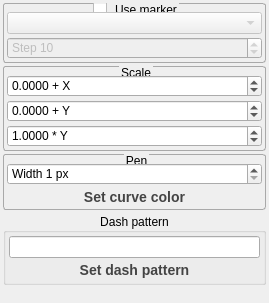
<?xml version="1.0" encoding="UTF-8"?>
<ui version="4.0">
 <class>CurveSettings</class>
 <widget class="QDialog" name="CurveSettings">
  <property name="geometry">
   <rect>
    <x>0</x>
    <y>0</y>
    <width>269</width>
    <height>303</height>
   </rect>
  </property>
  <property name="sizePolicy">
   <sizepolicy hsizetype="Preferred" vsizetype="Preferred">
    <horstretch>0</horstretch>
    <verstretch>0</verstretch>
   </sizepolicy>
  </property>
  <property name="maximumSize">
   <size>
    <width>16777215</width>
    <height>16777215</height>
   </size>
  </property>
  <property name="windowTitle">
   <string>Curve customization</string>
  </property>
  <property name="modal">
   <bool>true</bool>
  </property>
  <layout class="QVBoxLayout" name="verticalLayout">
   <property name="spacing">
    <number>3</number>
   </property>
   <property name="leftMargin">
    <number>3</number>
   </property>
   <property name="topMargin">
    <number>3</number>
   </property>
   <property name="rightMargin">
    <number>3</number>
   </property>
   <property name="bottomMargin">
    <number>3</number>
   </property>
   <item>
    <widget class="QGroupBox" name="symbol">
     <property name="styleSheet">
      <string notr="true">QGroupBox {
    border: 1px solid darkgray;
    border-radius: 3px;
    margin-top: 2ex; /* leave space at the top for the title */
}
QGroupBox::title {
    subcontrol-origin: margin;
    subcontrol-position: top center; /* position at the top center */
}</string>
     </property>
     <property name="title">
      <string>Use marker</string>
     </property>
     <property name="checkable">
      <bool>true</bool>
     </property>
     <property name="checked">
      <bool>false</bool>
     </property>
     <layout class="QVBoxLayout" name="verticalLayout_5">
      <property name="spacing">
       <number>3</number>
      </property>
      <property name="leftMargin">
       <number>3</number>
      </property>
      <property name="topMargin">
       <number>8</number>
      </property>
      <property name="rightMargin">
       <number>3</number>
      </property>
      <property name="bottomMargin">
       <number>3</number>
      </property>
      <item>
       <widget class="QComboBox" name="symbolType">
        <property name="sizePolicy">
         <sizepolicy hsizetype="Minimum" vsizetype="Fixed">
          <horstretch>0</horstretch>
          <verstretch>0</verstretch>
         </sizepolicy>
        </property>
        <property name="toolTip">
         <string>The marker type.</string>
        </property>
        <property name="whatsThis">
         <string>The marker type.</string>
        </property>
       </widget>
      </item>
      <item>
       <widget class="QSpinBox" name="step">
        <property name="toolTip">
         <string>The marker step.</string>
        </property>
        <property name="whatsThis">
         <string>The marker step.</string>
        </property>
        <property name="suffix">
         <string/>
        </property>
        <property name="prefix">
         <string>Step </string>
        </property>
        <property name="minimum">
         <number>1</number>
        </property>
        <property name="maximum">
         <number>1000</number>
        </property>
        <property name="singleStep">
         <number>10</number>
        </property>
        <property name="value">
         <number>10</number>
        </property>
       </widget>
      </item>
     </layout>
    </widget>
   </item>
   <item>
    <widget class="QGroupBox" name="groupBox_2">
     <property name="sizePolicy">
      <sizepolicy hsizetype="Preferred" vsizetype="Preferred">
       <horstretch>0</horstretch>
       <verstretch>0</verstretch>
      </sizepolicy>
     </property>
     <property name="toolTip">
      <string/>
     </property>
     <property name="whatsThis">
      <string/>
     </property>
     <property name="styleSheet">
      <string notr="true">QGroupBox {
    border: 1px solid darkgray;
    border-radius: 3px;
    margin-top: 2ex; /* leave space at the top for the title */
}
QGroupBox::title {
    subcontrol-origin: margin;
    subcontrol-position: top center; /* position at the top center */
}</string>
     </property>
     <property name="title">
      <string>Scale</string>
     </property>
     <layout class="QVBoxLayout" name="verticalLayout_2">
      <property name="spacing">
       <number>3</number>
      </property>
      <property name="leftMargin">
       <number>3</number>
      </property>
      <property name="topMargin">
       <number>8</number>
      </property>
      <property name="rightMargin">
       <number>3</number>
      </property>
      <property name="bottomMargin">
       <number>3</number>
      </property>
      <item>
       <widget class="QDoubleSpinBox" name="addendX">
        <property name="sizePolicy">
         <sizepolicy hsizetype="Preferred" vsizetype="Fixed">
          <horstretch>0</horstretch>
          <verstretch>0</verstretch>
         </sizepolicy>
        </property>
        <property name="toolTip">
         <string>Add value to X.</string>
        </property>
        <property name="whatsThis">
         <string>Add value to X.</string>
        </property>
        <property name="prefix">
         <string/>
        </property>
        <property name="suffix">
         <string> + X</string>
        </property>
        <property name="decimals">
         <number>4</number>
        </property>
        <property name="minimum">
         <double>-1000000.000000000000000</double>
        </property>
        <property name="maximum">
         <double>1000000.000000000000000</double>
        </property>
       </widget>
      </item>
      <item>
       <widget class="QDoubleSpinBox" name="addendY">
        <property name="sizePolicy">
         <sizepolicy hsizetype="Preferred" vsizetype="Fixed">
          <horstretch>0</horstretch>
          <verstretch>0</verstretch>
         </sizepolicy>
        </property>
        <property name="toolTip">
         <string>Add a value to Y.</string>
        </property>
        <property name="whatsThis">
         <string>Add a value to Y.</string>
        </property>
        <property name="prefix">
         <string/>
        </property>
        <property name="suffix">
         <string> + Y</string>
        </property>
        <property name="decimals">
         <number>4</number>
        </property>
        <property name="minimum">
         <double>-1000000.000000000000000</double>
        </property>
        <property name="maximum">
         <double>100000.000000000000000</double>
        </property>
       </widget>
      </item>
      <item>
       <widget class="QDoubleSpinBox" name="multY">
        <property name="sizePolicy">
         <sizepolicy hsizetype="Preferred" vsizetype="Fixed">
          <horstretch>0</horstretch>
          <verstretch>0</verstretch>
         </sizepolicy>
        </property>
        <property name="toolTip">
         <string>Multiply a value by Y.</string>
        </property>
        <property name="whatsThis">
         <string>Multiply a value by Y.</string>
        </property>
        <property name="prefix">
         <string/>
        </property>
        <property name="suffix">
         <string> * Y</string>
        </property>
        <property name="decimals">
         <number>4</number>
        </property>
        <property name="minimum">
         <double>-1000000.000000000000000</double>
        </property>
        <property name="maximum">
         <double>1000000.000000000000000</double>
        </property>
        <property name="value">
         <double>1.000000000000000</double>
        </property>
       </widget>
      </item>
     </layout>
    </widget>
   </item>
   <item>
    <widget class="QGroupBox" name="groupBox">
     <property name="sizePolicy">
      <sizepolicy hsizetype="Preferred" vsizetype="Minimum">
       <horstretch>0</horstretch>
       <verstretch>0</verstretch>
      </sizepolicy>
     </property>
     <property name="styleSheet">
      <string notr="true">QGroupBox {
    border: 1px solid darkgray;
    border-radius: 3px;
    margin-top: 2ex; /* leave space at the top for the title */
}
QGroupBox::title {
    subcontrol-origin: margin;
    subcontrol-position: top center; /* position at the top center */
}</string>
     </property>
     <property name="title">
      <string>Pen</string>
     </property>
     <layout class="QVBoxLayout" name="verticalLayout_3" stretch="0,0">
      <property name="spacing">
       <number>3</number>
      </property>
      <property name="leftMargin">
       <number>3</number>
      </property>
      <property name="topMargin">
       <number>8</number>
      </property>
      <property name="rightMargin">
       <number>3</number>
      </property>
      <property name="bottomMargin">
       <number>3</number>
      </property>
      <item>
       <layout class="QHBoxLayout" name="horizontalLayout" stretch="1">
        <item>
         <widget class="QSpinBox" name="width">
          <property name="sizePolicy">
           <sizepolicy hsizetype="Preferred" vsizetype="Fixed">
            <horstretch>0</horstretch>
            <verstretch>0</verstretch>
           </sizepolicy>
          </property>
          <property name="minimumSize">
           <size>
            <width>100</width>
            <height>0</height>
           </size>
          </property>
          <property name="toolTip">
           <string>Set curve width.</string>
          </property>
          <property name="whatsThis">
           <string>Set curve width.</string>
          </property>
          <property name="suffix">
           <string> px</string>
          </property>
          <property name="prefix">
           <string>Width </string>
          </property>
          <property name="minimum">
           <number>1</number>
          </property>
          <property name="maximum">
           <number>10</number>
          </property>
         </widget>
        </item>
       </layout>
      </item>
      <item>
       <widget class="QToolButton" name="color">
        <property name="sizePolicy">
         <sizepolicy hsizetype="Expanding" vsizetype="Fixed">
          <horstretch>0</horstretch>
          <verstretch>0</verstretch>
         </sizepolicy>
        </property>
        <property name="minimumSize">
         <size>
          <width>170</width>
          <height>0</height>
         </size>
        </property>
        <property name="toolTip">
         <string>Set curve color.</string>
        </property>
        <property name="whatsThis">
         <string>Set curve color.</string>
        </property>
        <property name="styleSheet">
         <string notr="true">QToolButton{
    border-style: outset;
    border-width: 0px;
    font: bold 14px;
    border-radius: 8px;
    min-width: 10em;
    color: #444444;
    height:15px;
background: qlineargradient(
    x1: 0, y1: 0, x2: 0, y2: 1,
    stop: 1.0      #999, 
	stop: 0.75 #bbb,
    stop: 0.5   #ddd, 
    stop: 0.25 #eee, 
    stop: 0.0    #fff
);
}
QToolButton:hover:enabled { color:#000 }
QToolButton:pressed {
    background: qlineargradient(
        x1: 0, y1: 0, x2: 0, y2: 1,
        stop: 1.0      #fff, 
	    stop: 0.75 #eee,
        stop: 0.5   #ddd, 
        stop: 0.25 #bbb, 
        stop: 0.0    #999
    );
}</string>
        </property>
        <property name="text">
         <string>Set curve color</string>
        </property>
       </widget>
      </item>
     </layout>
    </widget>
   </item>
   <item>
    <widget class="QGroupBox" name="groupBox_3">
     <property name="title">
      <string>Dash pattern</string>
     </property>
     <property name="alignment">
      <set>Qt::AlignCenter</set>
     </property>
     <layout class="QVBoxLayout" name="verticalLayout_4">
      <property name="spacing">
       <number>3</number>
      </property>
      <property name="leftMargin">
       <number>3</number>
      </property>
      <property name="topMargin">
       <number>3</number>
      </property>
      <property name="rightMargin">
       <number>3</number>
      </property>
      <property name="bottomMargin">
       <number>3</number>
      </property>
      <item>
       <widget class="QLineEdit" name="dashPattern">
        <property name="toolTip">
         <string>&lt;html&gt;&lt;head/&gt;&lt;body&gt;&lt;p&gt;Set dash pattern for the current curve.&lt;/p&gt;&lt;p&gt;Example: 21 10 5&lt;/p&gt;&lt;/body&gt;&lt;/html&gt;</string>
        </property>
        <property name="statusTip">
         <string>Set dash pattern for the current curve.</string>
        </property>
        <property name="whatsThis">
         <string>&lt;html&gt;&lt;head/&gt;&lt;body&gt;&lt;p&gt;Set dash pattern for the current curve.&lt;/p&gt;&lt;p&gt;Example: 21 10 5&lt;/p&gt;&lt;/body&gt;&lt;/html&gt;</string>
        </property>
       </widget>
      </item>
      <item>
       <widget class="QToolButton" name="setDashPattern">
        <property name="sizePolicy">
         <sizepolicy hsizetype="Expanding" vsizetype="Fixed">
          <horstretch>0</horstretch>
          <verstretch>0</verstretch>
         </sizepolicy>
        </property>
        <property name="styleSheet">
         <string notr="true">QToolButton{
    border-style: outset;
    border-width: 0px;
    font: bold 14px;
    border-radius: 8px;
    min-width: 10em;
    color: #444444;
    height:15px;
background: qlineargradient(
    x1: 0, y1: 0, x2: 0, y2: 1,
    stop: 1.0      #999, 
	stop: 0.75 #bbb,
    stop: 0.5   #ddd, 
    stop: 0.25 #eee, 
    stop: 0.0    #fff
);
}
QToolButton:hover:enabled { color:#000 }
QToolButton:pressed {
    background: qlineargradient(
        x1: 0, y1: 0, x2: 0, y2: 1,
        stop: 1.0      #fff, 
	    stop: 0.75 #eee,
        stop: 0.5   #ddd, 
        stop: 0.25 #bbb, 
        stop: 0.0    #999
    );
}</string>
        </property>
        <property name="text">
         <string>Set dash pattern</string>
        </property>
       </widget>
      </item>
     </layout>
    </widget>
   </item>
   <item>
    <spacer name="verticalSpacer">
     <property name="orientation">
      <enum>Qt::Vertical</enum>
     </property>
     <property name="sizeHint" stdset="0">
      <size>
       <width>20</width>
       <height>40</height>
      </size>
     </property>
    </spacer>
   </item>
  </layout>
 </widget>
 <resources/>
 <connections/>
</ui>
